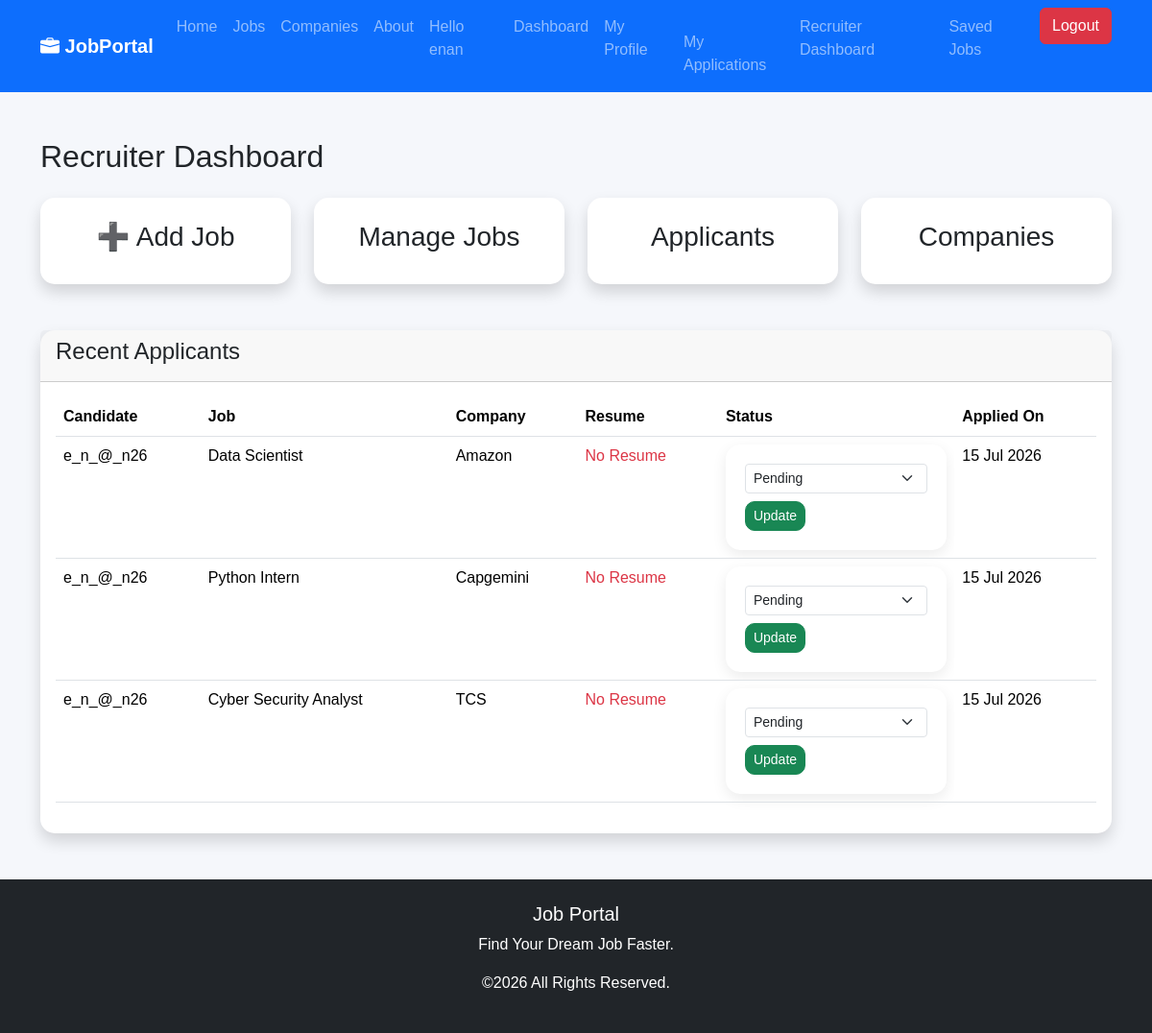
The app's page /accounts/admin-dashboard/ (signed in), older data.
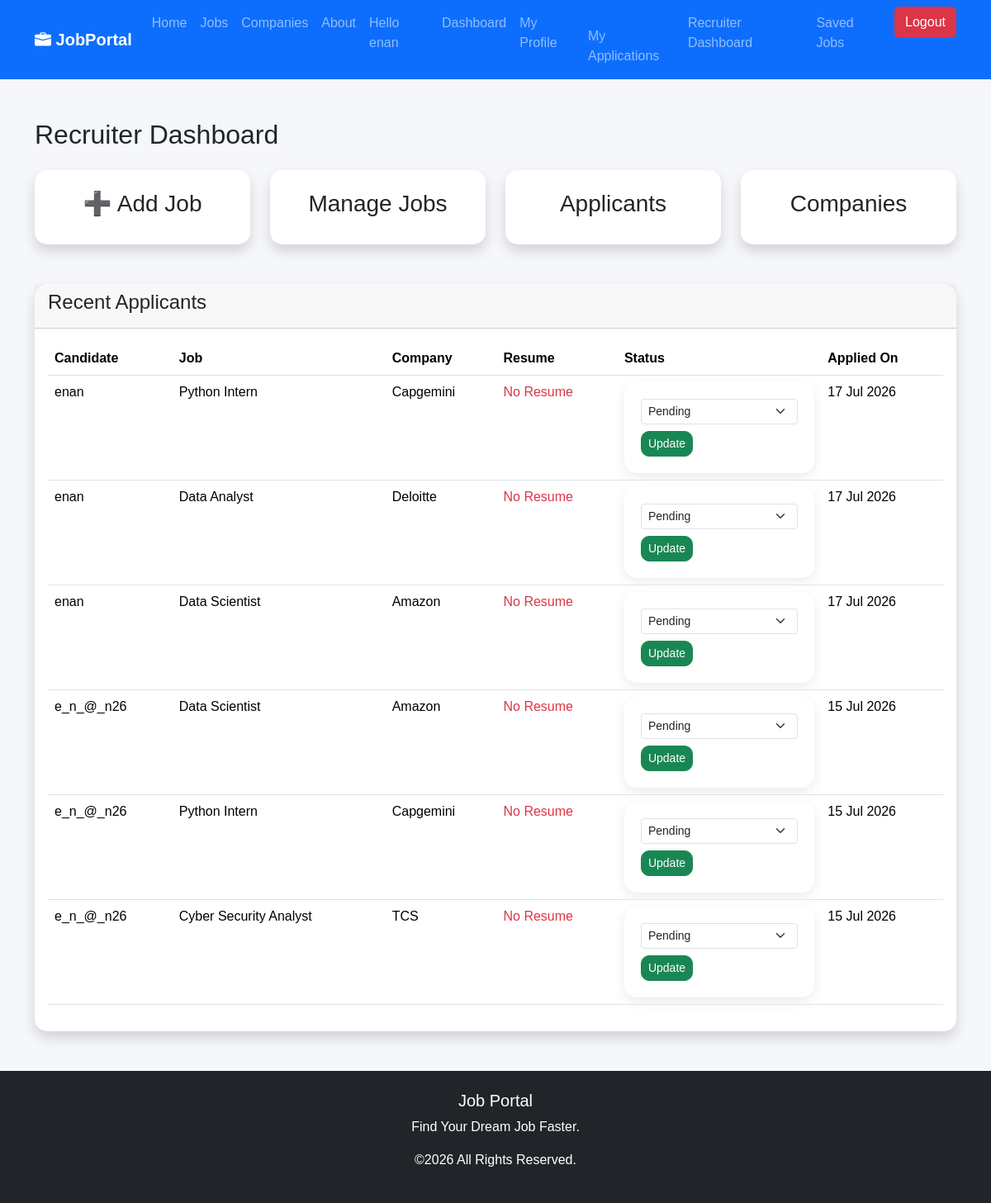
The same page, newer data.
### applications/models.py (models this page shows, shortened)
class Application(models.Model):
    STATUS_CHOICES = [
        ("Pending", "Pending"),
        ("Reviewed", "Reviewed"),
        ("Shortlisted", "Shortlisted"),
        ("Rejected", "Rejected"),
        ("Selected", "Selected"),
    ]
    candidate = models.ForeignKey(
        User,
        on_delete=models.CASCADE
    )
    job = models.ForeignKey(
        Job,
        on_delete=models.CASCADE
    )
    cover_letter = models.TextField(blank=True)
    status = models.CharField(
        max_length=20,
        choices=STATUS_CHOICES,
        default="Pending"
    )
    applied_at = models.DateTimeField(auto_now_add=True)
    class Meta:
        unique_together = ("candidate", "job")

### jobs/models.py (models this page shows, shortened)
class Job(models.Model):
    class EmploymentType(models.TextChoices):
        FULL_TIME = "full_time", "Full Time"
        PART_TIME = "part_time", "Part Time"
        CONTRACT = "contract", "Contract"
        INTERNSHIP = "internship", "Internship"
    title = models.CharField(max_length=200)
    company = models.ForeignKey(Company,on_delete=models.CASCADE)
    location = models.CharField(max_length=200)
    salary = models.CharField(max_length=100)
    description = models.TextField()
    employment_type = models.CharField(
        max_length=20,
        choices=EmploymentType.choices,
        default=EmploymentType.FULL_TIME,
    )
    is_active = models.BooleanField(default=True)
    created_at = models.DateTimeField(auto_now_add=True)
    updated_at = models.DateTimeField(default=timezone.now)
    class Meta:
        ordering = ["-created_at"]

class Company(models.Model):
    name = models.CharField(max_length=200)
    logo = models.ImageField(
        upload_to="company_logo/",
        blank=True,
        null=True
    )
    website = models.URLField(
        blank=True,
        null=True
    )
    email = models.EmailField(
        blank=True,
        null=True
    )
    location = models.CharField(
        max_length=200,
        blank=True,
        null=True
    )
    description = models.TextField(
        blank=True,
        null=True
    )

### accounts/views.py (the view)
# urls.py: path("admin-dashboard/",views.admin_dashboard,name="admin_dashboard",),
@staff_member_required
def admin_dashboard(request):
    applications = Application.objects.select_related(
        "candidate",
        "job",
        "job__company"
    ).order_by("-applied_at")
    context = {
        "applications": applications,
    }
    return render(
        request,
        "accounts/admin_dashboard.html",
        context
    )

### templates/accounts/admin_dashboard.html (shortened to what this page needs)
{% extends "base.html" %}
{% block content %}
<div class="container mt-5">
    <h2 class="mb-4">
        Recruiter Dashboard
    </h2>
    <div class="row">
        <div class="col-md-3">
    <a href="{% url 'add_job' %}"
       class="text-decoration-none text-dark">
        <div class="card shadow p-4 text-center">
            <h3>➕ Add Job</h3>
        </div>
    </a>
</div>
        <div class="col-md-3">
    <a href="{% url 'manage_jobs' %}"
       class="text-decoration-none text-dark">
        <div class="card shadow p-4 text-center">
            <h3>Manage Jobs</h3>
        </div>
    </a>
</div>
        <div class="col-md-3">
    <a href="{% url 'applicants' %}"
       class="text-decoration-none text-dark">
        <div class="card shadow p-4 text-center">
            <h3>Applicants</h3>
        </div>
    </a>
</div>
        <div class="col-md-3">
            <div class="card shadow p-4 text-center">
                <h3>Companies</h3>
            </div>
        </div>
    </div>
    <div class="card shadow mt-5">
    <div class="card-header">
        <h4>Recent Applicants</h4>
    </div>
    <div class="card-body">
        <table class="table table-hover">
            <thead>
                <tr>
                    <th>Candidate</th>
                    <th>Job</th>
                    <th>Company</th>
                    <th>Resume</th>
                    <th>Status</th>
                    <th>Applied On</th>
                </tr>
            </thead>
            <tbody>
            {% for application in applications %}
                <tr>
                    <td>{{ application.candidate.username }}</td>
                    <td>{{ application.job.title }}</td>
                    <td>{{ application.job.company.name }}</td>
                    <td>
    {% if application.candidate.candidateprofile.resume %}
    <a href="{{ application.candidate.candidateprofile.resume.url }}"
       target="_blank"
       class="btn btn-primary btn-sm">
        Download Resume
    </a>
    {% else %}
    <span class="text-danger">
        No Resume
    </span>
    {% endif %}
</td>
                   <td>
    <form method="POST"
          action="{% url 'update_application_status' application.id %}">
        <select
            name="status"
            class="form-select form-select-sm">
            <option value="Pending"
            {% if application.status == "Pending" %}selected{% endif %}>
                Pending
            </option>
        </select>
        <button
            class="btn btn-success btn-sm mt-2"
            type="submit">
            Update
        </button>
    </form>
</td>
                    <td>{{ application.applied_at|date:"d M Y" }}</td>
                </tr>
            {% empty %}
                <tr>
                    <td colspan="5" class="text-center">
                        No applications found.
                    </td>
                </tr>
            {% endfor %}
            </tbody>
        </table>
    </div>
</div>
</div>
{% endblock %}

### templates/base.html (shortened to what this page needs)
{% load static %}
<!DOCTYPE html>
<html lang="en">
<head>
<link href="https://cdn.jsdelivr.net/npm/bootstrap@5.3.3/dist/css/bootstrap.min.css" rel="stylesheet">
<link rel="stylesheet"
href="https://cdn.jsdelivr.net/npm/bootstrap-icons@1.11.3/font/bootstrap-icons.min.css">
<link rel="stylesheet"
href="{% static 'css/style.css' %}">
</head>
<body>
<nav class="navbar navbar-expand-lg navbar-dark bg-primary">
<div class="container">
<a class="navbar-brand fw-bold" href="/">
<i class="bi bi-briefcase-fill"></i>
JobPortal
</a>
<div class="collapse navbar-collapse"
id="navbar">
<ul class="navbar-nav ms-auto">
<li class="nav-item">
<a class="nav-link" href="/">Home</a>
</li>
<li class="nav-item">
<a class="nav-link" href="{% url 'home' %}">Jobs</a>
</li>
<li class="nav-item">
<a class="nav-link" href="{% url 'company_list' %}">Companies</a>
</li>
<li class="nav-item">
<a class="nav-link" href="#">About</a>
</li>
<li class="nav-item">
{% if user.is_authenticated %}
<li class="nav-item">
<span class="nav-link">
Hello {{ user.username }}
<li class="nav-item">
    <a class="nav-link" href="{% url 'dashboard' %}">
        Dashboard
    </a>
</li>
<li class="nav-item">
<a class="nav-link"
href="{% url 'profile' %}">
My Profile
<li class="nav-item">
    <a class="nav-link"
       href="{% url 'my_applications' %}">
        My Applications
    </a>
{% if user.is_staff %}
<li class="nav-item">
    <a class="nav-link"
       href="{% url 'admin_dashboard' %}">
        Recruiter Dashboard
    </a>
</li>
{% endif %}
</li>
<li class="nav-item">
    <a class="nav-link" href="{% url 'saved_jobs' %}">
        Saved Jobs
    </a>
</li>
</a>
</li>
</span>
</li>
<li class="nav-item">
<a class="btn btn-danger ms-2"
href="{% url 'logout' %}">
Logout
</a>
</li>
{% endif %}
</li>
</ul>
</div>
</div>
</nav>
{% block content %}
{% endblock %}
<footer class="bg-dark text-white mt-5">
<div class="container text-center py-4">
<h5>Job Portal</h5>
<p>Find Your Dream Job Faster.</p>
<p>©2026 All Rights Reserved.</p>
</div>
</footer>
</body>
</html>

### static/style.css (style rules this page uses)
body { background:#f6f8fc; font-family:Arial,Helvetica,sans-serif; }
footer { margin-top:80px; }
body { background:#f5f7fb; font-family:Arial, Helvetica, sans-serif; }
form { background:white; padding:20px; border-radius:15px; box-shadow:0 5px 15px rgba(0,0,0,.08); }
.card { border:none; border-radius:15px; transition:.3s; }
.btn-success { border-radius:10px; }
.card { border-radius:15px; transition:.3s; }

Row changes from the older to the newer data that the page shows:
added Application: candidate.username "enan", job "Python Intern", job.company.name "Capgemini", shows "No Resume", status "Pending", applied_at "17 Jul 2026"
added Application: candidate.username "enan", job "Data Analyst", job.company.name "Deloitte", shows "No Resume", status "Pending", applied_at "17 Jul 2026"
added Application: candidate.username "enan", job "Data Scientist", job.company.name "Amazon", shows "No Resume", status "Pending", applied_at "17 Jul 2026"
